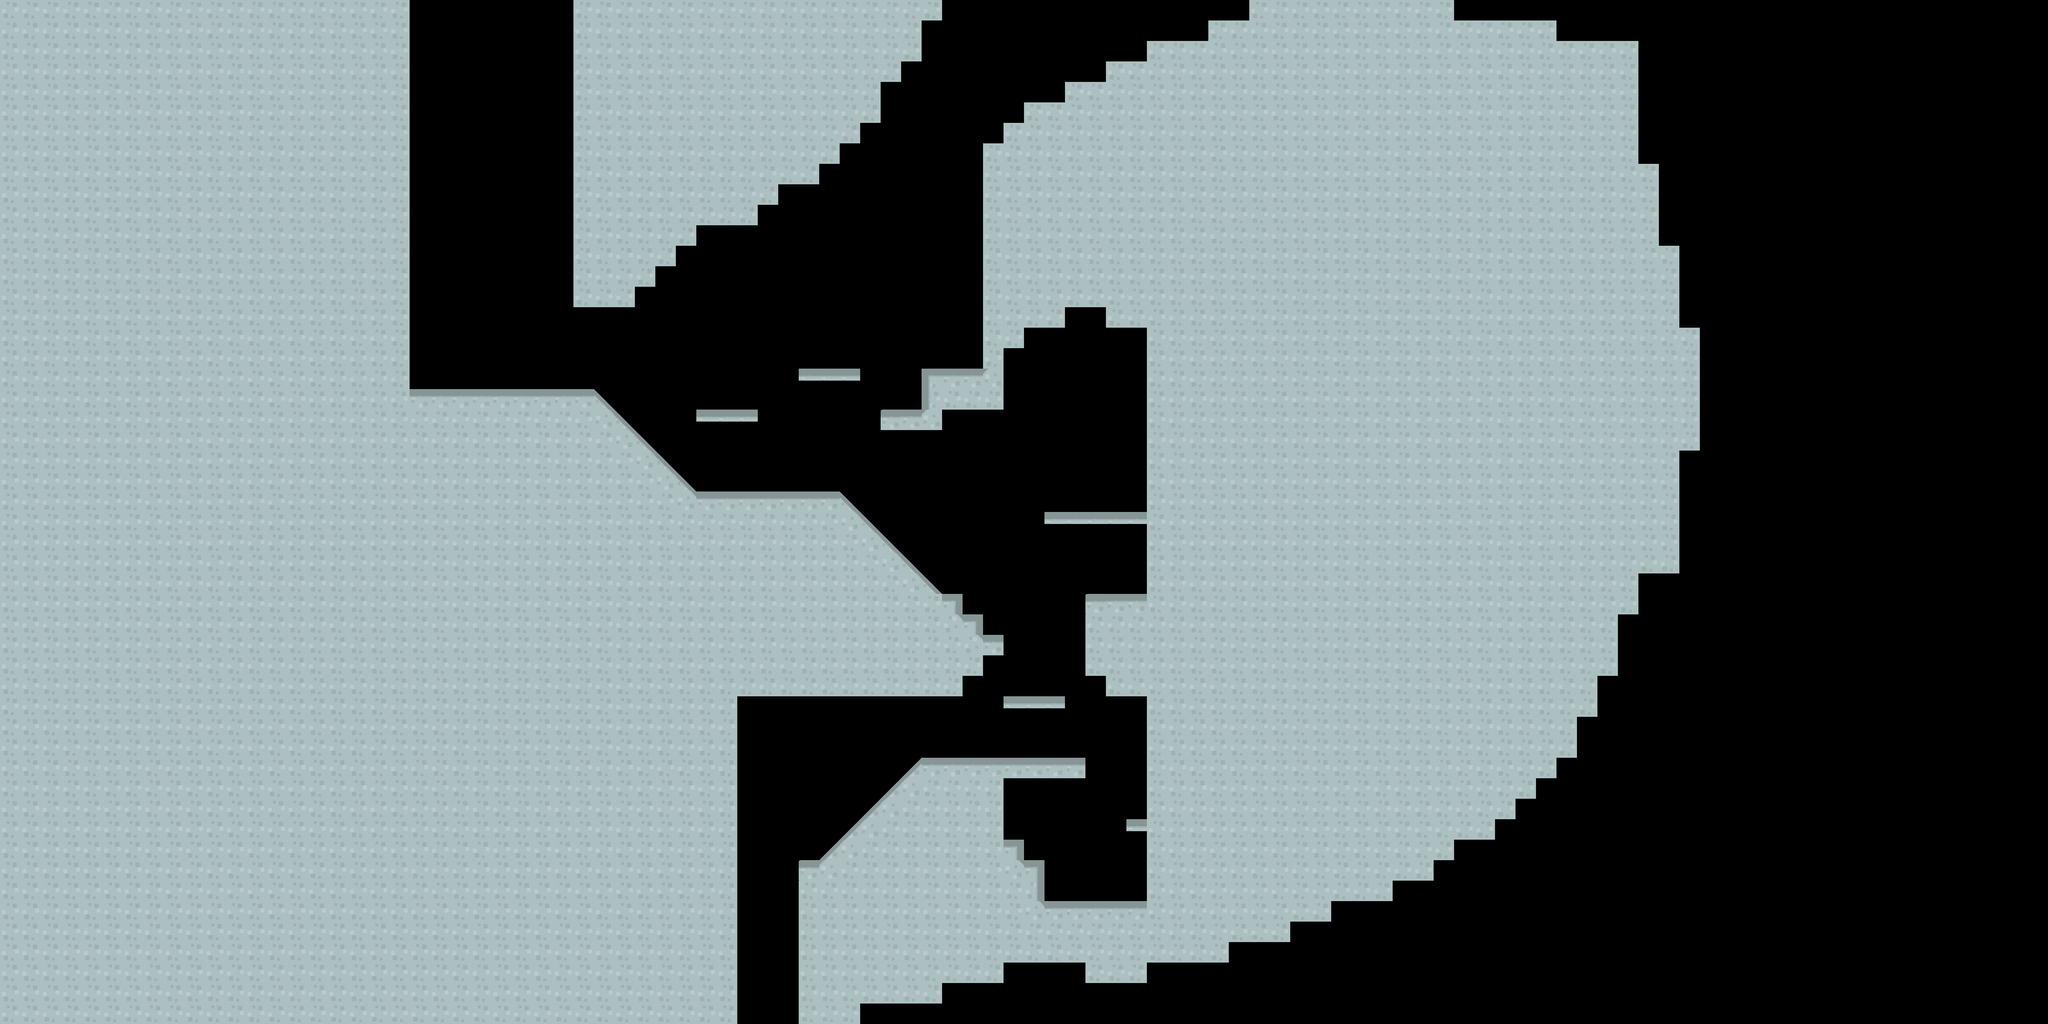

The image is a tile-based game level rendered from a .tmx file. Its description and source (layers, tilesets, objects; grid data summarised) follow:
An orthogonal 100x50 tile map with 70x70 px tiles, 2 tile layers (PlateformesPleines, Traversables).

<map version="1.0" tiledversion="1.0.3" orientation="orthogonal" renderorder="right-down" width="100" height="50" tilewidth="70" tileheight="70" nextobjectid="1">
 <tileset firstgid="1" source="../Commun/TileMapScaled.tsx" />
 <layer name="PlateformesPleines" width="100" height="50">
  <data>[5000 cells, 3035 non-empty, 11 distinct tile ids]</data>
 </layer>
 <layer name="Traversables" width="100" height="50">
  <data>[5000 cells, 15 non-empty, 1 distinct tile ids]</data>
 </layer>
</map>